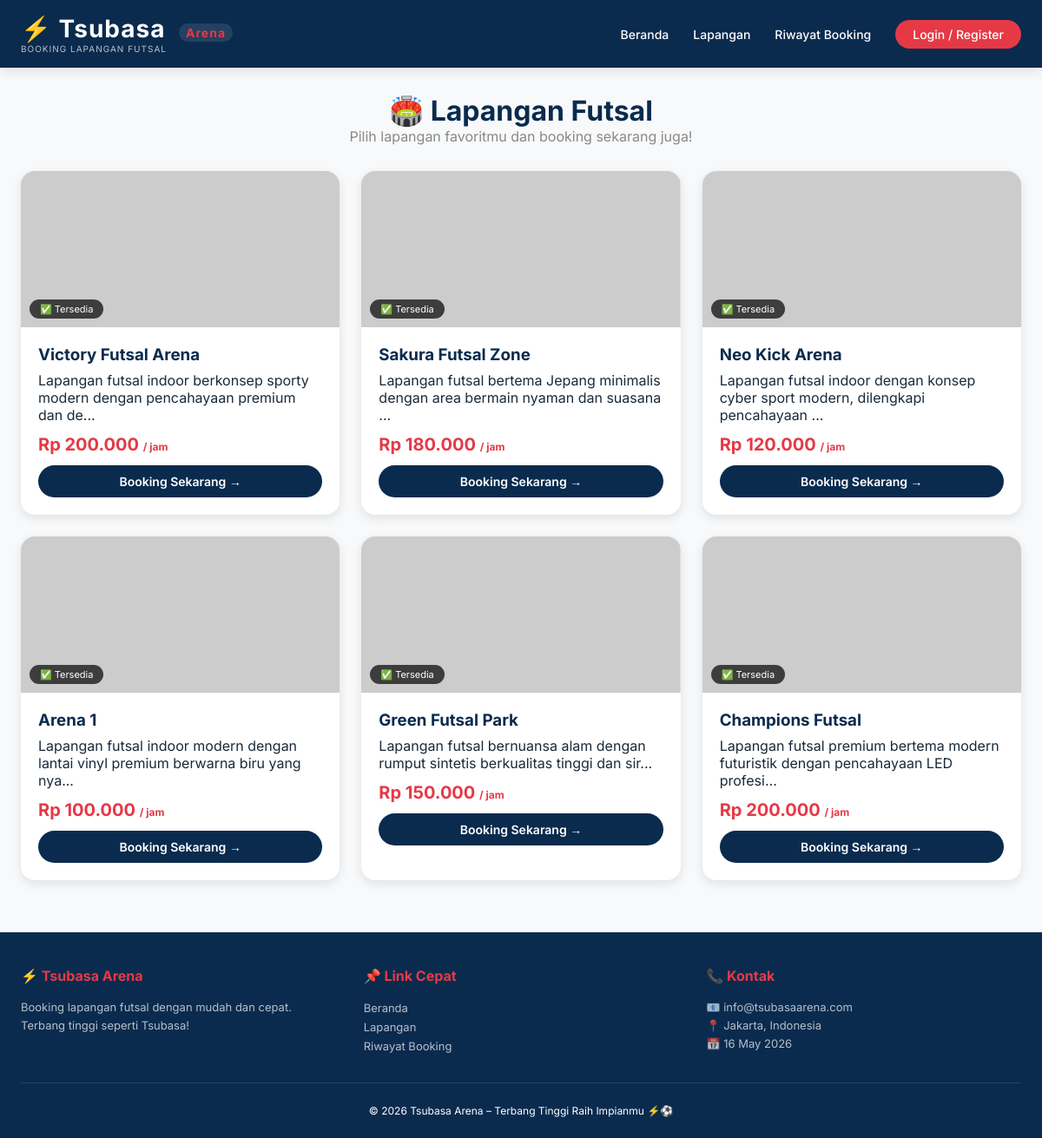
Screenshot of /tsubasa_arena/lapangan.php with the database file from the repository.
### tables this page shows
CREATE TABLE `lapangan` (
  `id` int(11) NOT NULL,
  `nama_lapangan` varchar(100) NOT NULL,
  `deskripsi` text DEFAULT NULL,
  `lokasi` text DEFAULT NULL,
  `harga_per_jam` int(11) NOT NULL,
  `foto` varchar(255) DEFAULT NULL,
  `status` enum('aktif','nonaktif') DEFAULT 'aktif',
  `created_at` datetime DEFAULT current_timestamp()
);

### tsubasa_arena/lapangan.php (the view, shortened to what this page needs)
<?php
include 'config/database.php';
include 'includes/header.php';
$limit = 6;
$page = isset($_GET['page']) ? (int)$_GET['page'] : 1;
$offset = ($page - 1) * $limit;
$query = "SELECT * FROM lapangan WHERE status = 'aktif' ORDER BY id DESC LIMIT $limit OFFSET $offset";
$result = mysqli_query($conn, $query);
?>
<div class="container">
    <div class="page-header">
        <h1>🏟️ Lapangan Futsal</h1>
        <p>Pilih lapangan favoritmu dan booking sekarang juga!</p>
    </div>
    <div class="lapangan-grid">
        <?php if (mysqli_num_rows($result) > 0): ?>
            <?php while ($lapangan = mysqli_fetch_assoc($result)): ?>
            <div class="lapangan-card">
                <div class="lapangan-img" style="background-image: linear-gradient(rgba(0,0,0,0.2), rgba(0,0,0,0.2)), url('assets/uploads/lapangan/<?= $lapangan['foto'] ?? 'default.jpg' ?>');">
                    <span class="lapangan-status">✅ Tersedia</span>
                </div>
                <div class="lapangan-info">
                    <h3><?= $lapangan['nama_lapangan'] ?></h3>
                    <p><?= substr($lapangan['deskripsi'], 0, 80) ?>...</p>
                    <div class="harga">Rp <?= number_format($lapangan['harga_per_jam'], 0, ',', '.') ?> <span style="font-size: 12px;">/ jam</span></div>
                    <a href="detail_lapangan.php?id=<?= $lapangan['id'] ?>" class="btn-booking">Booking Sekarang →</a>
                </div>
            </div>
            <?php endwhile; ?>
        <?php else: ?>
            <div class="empty-data">
                <p>📭 Belum ada lapangan tersedia.</p>
            </div>
        <?php endif; ?>
    </div>
</div>
<?php include 'includes/footer.php'; ?>

### tsubasa_arena/includes/header.php (shortened to what this page needs)
<!DOCTYPE html>
<html lang="id">
<head>
</head>
<body>
    <div class="navbar">
        <div class="nav-container">
            <div class="logo">
                <h1>⚡ Tsubasa <span>Arena</span></h1>
                <p>BOOKING LAPANGAN FUTSAL</p>
            </div>
            <ul class="nav-links">
                <li><a href="index.php">Beranda</a></li>
                <li><a href="lapangan.php">Lapangan</a></li>
                <li><a href="riwayat.php">Riwayat Booking</a></li>
                <?php if(isset($_SESSION['user_id'])): ?>
                    <li><span style="color: var(--red-accent);">👤 <?= $_SESSION['user_nama'] ?? 'User' ?></span></li>
                    <li><a href="logout.php" class="btn-login">Logout</a></li>
                <?php else: ?>
                    <li><a href="login.php" class="btn-login">Login / Register</a></li>
                <?php endif; ?>
            </ul>
        </div>
    </div>

### tsubasa_arena/includes/footer.php (shortened to what this page needs)
    <footer>
        <div class="container">
            <div class="footer-grid">
                <div class="footer-col">
                    <h4>⚡ Tsubasa Arena</h4>
                    <p>Booking lapangan futsal dengan mudah dan cepat. Terbang tinggi seperti Tsubasa!</p>
                </div>
                <div class="footer-col">
                    <h4>📌 Link Cepat</h4>
                    <ul style="list-style: none;">
                        <li><a href="index.php">Beranda</a></li>
                        <li><a href="lapangan.php">Lapangan</a></li>
                        <li><a href="riwayat.php">Riwayat Booking</a></li>
                    </ul>
                </div>
                <div class="footer-col">
                    <h4>📞 Kontak</h4>
                    <p>📧 info@tsubasaarena.com</p>
                    <p>📍 Jakarta, Indonesia</p>
                    <p>📅 <?= date('d F Y') ?></p>
                </div>
            </div>
            <div class="copyright">
                <p>&copy; <?= date('Y') ?> Tsubasa Arena – Terbang Tinggi Raih Impianmu ⚡⚽</p>
            </div>
        </div>
    </footer>
</body>
</html>

### tsubasa_arena/includes/header.php (style rules this page uses)
* { margin: 0; padding: 0; box-sizing: border-box; }
body { font-family: 'Inter', sans-serif; background: #f8f9fa; color: #1a2a3a; }
:root { --blue-dark: #0a2b4e; --blue-medium: #1e4d7c; --blue-light: #3a6b92; --red-accent: #e63946; --white: #ffffff; --gray-bg: #f8f9fa; --gray-border: #e0e0e0; --text-dark: #1a2a3a; }
.container { max-width: 1280px; margin: 0 auto; padding: 0 24px; }
.navbar { background: var(--blue-dark); padding: 16px 0; position: sticky; top: 0; z-index: 1000; box-shadow: 0 4px 12px rgba(0,0,0,0.1); }
.nav-container { max-width: 1280px; margin: 0 auto; padding: 0 24px; display: flex; justify-content: space-between; align-items: center; flex-wrap: wrap; gap: 20px; }
.logo h1 { font-size: 28px; color: var(--white); letter-spacing: 1px; }
.logo span { color: var(--red-accent); font-size: 14px; background: rgba(255,255,255,0.1); padding: 2px 8px; border-radius: 20px; margin-left: 8px; }
.logo p { font-size: 10px; color: rgba(255,255,255,0.7); letter-spacing: 1px; }
.nav-links { display: flex; list-style: none; gap: 28px; }
.nav-links a { color: white; text-decoration: none; font-size: 14px; font-weight: 500; transition: all 0.3s; }
.btn-login { background: var(--red-accent); color: white; padding: 8px 20px; border-radius: 30px; font-weight: 600; }
footer { background: var(--blue-dark); color: white; padding: 40px 0 24px; margin-top: 60px; }
.footer-grid { display: grid; grid-template-columns: repeat(auto-fit, minmax(220px, 1fr)); gap: 32px; margin-bottom: 32px; }
.footer-col h4 { color: var(--red-accent); margin-bottom: 16px; }
.footer-col p, .footer-col a { font-size: 13px; color: rgba(255,255,255,0.7); text-decoration: none; line-height: 1.6; }
.copyright { text-align: center; padding-top: 24px; border-top: 1px solid rgba(255,255,255,0.1); font-size: 12px; }

### tsubasa_arena/lapangan.php (style rules this page uses)
.page-header { margin: 30px 0; text-align: center; }
.page-header h1 { font-size: 32px; color: #0a2b4e; }
.page-header p { color: #888; }
.lapangan-grid { display: grid; grid-template-columns: repeat(auto-fit, minmax(300px, 1fr)); gap: 25px; margin-bottom: 30px; }
.lapangan-card { background: white; border-radius: 16px; overflow: hidden; box-shadow: 0 4px 12px rgba(0,0,0,0.1); transition: all 0.3s; }
.lapangan-img { height: 180px; background-size: cover; background-position: center; position: relative; }
.lapangan-status { position: absolute; bottom: 10px; left: 10px; background: rgba(0,0,0,0.7); color: white; padding: 4px 12px; border-radius: 20px; font-size: 11px; }
.lapangan-info { padding: 20px; }
.lapangan-info h3 { color: #0a2b4e; margin-bottom: 8px; }
.harga { font-size: 20px; font-weight: bold; color: #e63946; margin: 12px 0; }
.btn-booking { background: #0a2b4e; color: white; padding: 10px 20px; border-radius: 25px; text-decoration: none; font-size: 14px; font-weight: 600; display: inline-block; width: 100%; text-align: center; transition: all 0.3s; }

### rows the page displays
lapangan: nama_lapangan "Victory Futsal Arena", deskripsi "Lapangan futsal indoor berkonsep sporty modern dengan pencahayaan premium dan de", harga_per_jam "200.000"
lapangan: nama_lapangan "Sakura Futsal Zone", deskripsi "Lapangan futsal bertema Jepang minimalis dengan area bermain nyaman dan suasana", harga_per_jam "180.000"
lapangan: nama_lapangan "Neo Kick Arena", deskripsi "Lapangan futsal indoor dengan konsep cyber sport modern, dilengkapi pencahayaan", harga_per_jam "120.000"
lapangan: nama_lapangan "Arena 1", deskripsi "Lapangan futsal indoor modern dengan lantai vinyl premium berwarna biru yang nya", harga_per_jam "100.000"
lapangan: nama_lapangan "Green Futsal Park", deskripsi "Lapangan futsal bernuansa alam dengan rumput sintetis berkualitas tinggi dan sir", harga_per_jam "150.000"
lapangan: nama_lapangan "Champions Futsal", deskripsi "Lapangan futsal premium bertema modern futuristik dengan pencahayaan LED profesi", harga_per_jam "200.000"
